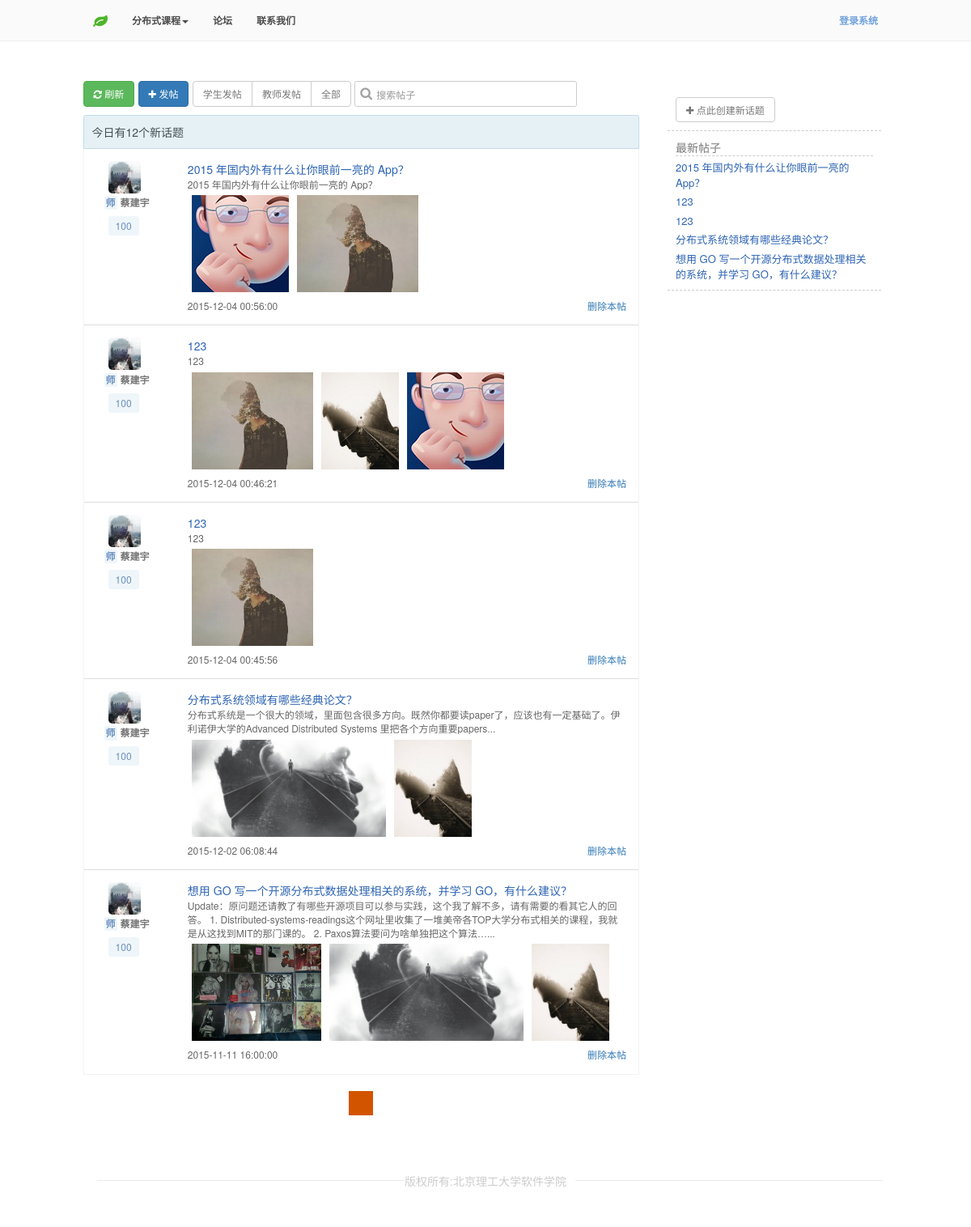
/forum.php, run on the app's committed database.
### tables this page shows
CREATE TABLE `post` (
  `id` int(10) NOT NULL COMMENT '帖子的唯一标识',
  `title` varchar(50) NOT NULL COMMENT '帖子的标题',
  `context` varchar(800) NOT NULL COMMENT '帖子的内容',
  `release_time` timestamp NOT NULL DEFAULT CURRENT_TIMESTAMP COMMENT '发帖的时间',
  `release_people` int(10) NOT NULL COMMENT '发帖人id',
  `imgs` varchar(255) NOT NULL
);

CREATE TABLE `user` (
  `id` int(11) NOT NULL,
  `username` varchar(32) NOT NULL,
  `password` varbinary(64) NOT NULL,
  `salt` varbinary(32) NOT NULL,
  `name` varchar(50) NOT NULL,
  `joined` datetime NOT NULL,
  `portraits` varchar(255) NOT NULL,
  `group` char(1) NOT NULL
);

### class/DB.php (called while the page is built, shortened)
<?php
class DB{
	private static $_instance = null;
	private $_results,
	        $_pdo,
		    $_query,
		    $_error = false,
		    $_count = 0;
	private function __construct(){
		try{
		   $this->_pdo = new  PDO('mysql:host=' . Config::get('mysql/host') . ';dbname=' . Config::get('mysql/db') ,Config::get('mysql/username'), Config::get('mysql/password'));
           $this->_pdo ->exec("SET names UTF8");
		}catch(PDOException $e){
			die($e->getMessage());
		}
	}
	public static function getInstance(){
		if(isset(self::$_instance)===false){
			self::$_instance = new DB();
		}
		return self::$_instance;
	}
	public function query($sql, $params = array()){
		$this -> _error = false;
		$this -> _count = 0;
		if($this-> _query = $this -> _pdo->prepare($sql)) {
			$x=1;
			if(count($params)){
				foreach ($params as $param) {
					$this -> _query ->bindValue($x, $param);
					$x++;
				}
			}
			if($this -> _query -> execute()){
				$this-> _results = $this-> _query->fetchAll(PDO::FETCH_OBJ);
				$this -> _count = $this -> _query -> rowCount();
			}else{
				$this -> _error = true;
			}
		}
		return $this;
	}
	public function action($action, $table, $where = array()){
		if(count($where)===3){
			$operators = array('=','>','<','>=','<=','like');
			$field        =  $where[0];
			$operator   =  $where[1];
			$value      =  $where[2];
			if(in_array($operator, $operators)){
				$sql = "{$action} from {$table} where {$field} {$operator} ?";
				if(!$this -> query ($sql , array($value))->error()){
					return $this;
				}
			}
		}
		return false;
	}
	public function get($table,$where = ''){
		return $this -> action('select * ', $table ,$where);
	}
	public function getLimitOrderby($table, $limit, $orderBy, $orderType) {
        $sql = 'select * from '.$table.' ORDER BY '.$orderBy.' '.$orderType.' LIMIT '.$limit;
        if ($this->query($sql)) {
            return $this;
        }
        else {
            return false;
        }
	}
	public function error(){
		return $this -> _error;
	}
	public function count(){
		return $this -> _count;
	}
	public function results(){
		return $this -> _results;
	}
	public function first(){
		return $this -> _results[0];
	}
}

### class/post.php (called while the page is built, shortened)
<?php
	class Post{
		private $_db,
				$_data,
				$_postReplys;
		public function __construct(){
			$this->_db = DB::getInstance();
		}
        public function findLimitOrder($limit,$orderBy,$orderType){
            $data = $this->_db->getLimitOrderby("post", $limit, $orderBy, $orderType);
            if ($data->count()) {
                $this->_data = $data->results();
                return $this;
            }else return false;
        }
        public function data(){
        	return $this->_data;
        }
	}
?>

### class/Config.php (called while the page is built)
<?php
class Config{
	public static function get ($path = null){
		if($path){
			$config = $GLOBALS['config'];
			$path = explode('/', $path);
			foreach ($path as $bit) {
				if(isset($config[$bit])){
					$config = $config[$bit];
				}
			}
			return $config;
		}
		return false;
	}
}

### class/User.php (called while the page is built, shortened)
<?php
        class User {
            protected $_db,
                    $_data,
                    $_sessionName,
                    $_cookieName,
                    $_tableName,
                    $_isLoggedIn;
            public function __construct($user = null) {
                $this->_db = DB::getInstance();
            }
            public function find($user = null) {
                if ($user) {
                    $field = (is_numeric($user)) ? 'id' : 'username';
                    $data = $this->_db->get('user', array($field, '=', $user));
                    if ($data->count()) {
                        $this->_data = $data->first();
                        return $this;
                    }
                }
                return false;
            }
            public function data() {
                return $this->_data;
            }
        }

### forum.php (the view, shortened to what this page needs)
<?php
include "includes/header.php";
$post = new Post();
if(Input::exists('get'))
{
	$param = Input::get('key');
	echo "<script>var searchcontent='".$param."'</script>";
	$arr = explode(' ',$param);
	$post = $post->findWhereLikeLimitOrder($arr,'0,10','release_time','DESC');
}
else $post = $post->findLimitOrder('0,10','release_time','DESC');
if($post) $postData = $post->data();
?>
<link rel="stylesheet" type="text/css" href="css/forum.css">
<div class="main">
	<div class="row show-grid">
      <div class="col-md-7 col-md-offset-1">
      	<div class="tools">
      		<button class="btn btn-success">
      			<i class="fa fa-refresh"></i>
      			刷新
      		</button>
      		<button class="btn btn-smaller btn-primary new">
	      		<i class="fa fa-plus"></i>
	      		<span>发帖</span>
	      	</button>
      		<div class="btn-group" role="group" aria-label="...">
			  <button type="button" class="btn btn-default">学生发帖</button>
			  <button type="button" class="btn btn-default">教师发帖</button>
			  <button type="button" class="btn btn-default">全部</button>
			</div>
			<div class="input-group forum-search">
			      <i class="fa fa-search"></i>
			      <input type="text" class="form-control input-sm" placeholder="搜索帖子" id="search" aria-describedby="basic-addon1">
			</div>
      	</div>
		<h6>今日有<span>12</span>个新话题
		</h6>
      	<table class="table forum-table">
		<tbody>
		<?php
			if(isset($postData)&&$postData)foreach ($postData as $key => $value) {
				$sender = $user->find($value->release_people)->data()->name;
				$senderPortrait = $user->find($value->release_people)->data()->portraits;
				if($value->imgs!=''){
					$imgArray = explode("|", $value->imgs);
				}else{
					$imgArray = false;
				}
		?>
			<tr class="row">
				<td >
					<div class="col-md-2 forum-head-img ">
                            <img src=<?php echo Config::get('images/portraits').$senderPortrait;?>>
                            <span class="teacher">师</span><a class="name"><?php echo $sender;?></a>
                            <span class="reply-num">100</span>
                    </div>
                </td>
				<td class="col-md-10"><a class='title' href=<?php echo "post.php?postId=".$value->id;?>><?php echo $value->title?></a>
				<p><?php echo $value->context;?> </p>
				<div class="imgs">
					<ul>
						<li>
							<?php
								if($imgArray)foreach ($imgArray as $key1 => $value1) {
									echo "<img src=".Config::get('images/post').$value1.">";
								}
							?>
						</li>
					</ul>
				</div>
				<div>
					<span class="pull-left"><?php echo $value->release_time;?></span>
					<span class="pull-right"><a href=<?php echo "deletePost.php?postId=".$value->id?>>删除本帖</a></span>
				</div>
				</td>
			</tr>
		<?php
			}
		?>
		</tbody>
		</table>
		<div class="sk-spinner sk-spinner-rotating-plane"></div>
      </div>
      <div class="right col-md-3"  >
      	<div id="affix-right" class="affix">
	      	<div class="section">
	      	<a href="newPost.php" class="btn btn-smaller btn-default new">
	      		<i class="fa fa-plus"></i>
	      		<span>点此创建新话题</span>
	      	</a>
	      	</div>
	      	<div class="section">
	      		<b>最新帖子</b>
		      		<ul class="new-post">
		      		<?php
						$newPost = $post->findLimitOrder('0,10','release_time','DESC');
						if($newPost) $newPostData = $newPost->data();
						if($newPostData)foreach ($newPostData as $key => $value) {
		      		?>
		      			<li><a class='title' href=<?php echo "post.php?postId=".$value->id;?>><?php echo $value->title?></a></li>
		      		<?php
		      		}
		      		?>
		      		</ul>
	      	</div>
      	</div>
      </div>
    </div>
</div>
<?php
include "includes/footer.php"
?>

### css/custom.css (style rules this page uses)
* { font-family: "微软雅黑"; font-family: "Helvetica Neue", Helvetica, Arial, sans-serif; font-weight: normal; margin:0; padding:0; }
html,body { margin: 0 !important; padding: 0 !important; position: relative; overflow-x: hidden; color:#777; }
.main { margin-top: 100px; min-height: 400px; }
html, body, div, span, object, iframe, p, blockquote, pre, a, abbr, acronym, address, big, cite, code, del, dfn, em, img, ins, kbd, q, s, samp, small, strike, strong, sub, sup, tt, var, b, u, i, center, dl, dt, dd, ol, ul, li, fieldset, form, label, legend, table, caption, tbody, tfoot, thead, tr, th, td, article, aside, canvas, details, embed, figure, figcaption, footer, header, hgroup, menu, nav, output, ruby, section, summary, time, mark, audio, video, h1, h2, h3, h4, h5, h6 { margin: 0; padding: 0; border: 0; outline: 0; font-size: 100%; vertical-align: baseline; background: transparent; }
textarea, input[type="text"], input[type="password"], input[type="datetime"], input[type="datetime-local"], input[type="date"], input[type="month"], input[type="time"], input[type="week"], input[type="number"], input[type="email"], input[type="url"], input[type="search"], input[type="tel"], input[type="color"] { -webkit-border-radius: 0 !important; -moz-border-radius: 0 !important; border-radius: 3px !important; border-width: 1px; color: #858585; background-color: #fff; border:1px solid #ccc ; -webkit-box-shadow: -webkit-box-shadow: 0 0 4px rgba(221, 216, 216, 0.74), 0 0 0px 1002px #FCFCFC inset !important; -moz-box-shadow: -moz-box-shadow: 0 0 4px rgba(221, 216, 216, 0.74), 0 0 0px 1002px #FCFCFC inset !important; box-shadow: box-shadow: 0 0 4px rgba(221, 216, 216, 0.74), 0 0 0px 1002px #FCFCFC inset !important; -webkit-transition-duration: .1s; -moz-transition-duration: .1s; -o-transition-duration: .1s; transition-duration: .1s; width: 100% !important; }
.form-control { -webkit-box-shadow: -webkit-box-shadow: 0 0 4px rgba(221, 216, 216, 0.74), 0 0 0px 1002px #FCFCFC inset !important; -moz-box-shadow: -moz-box-shadow: 0 0 4px rgba(221, 216, 216, 0.74), 0 0 0px 1002px #FCFCFC inset !important; box-shadow: box-shadow: 0 0 4px rgba(221, 216, 216, 0.74), 0 0 0px 1002px #FCFCFC inset !important; }
.btn { font-size: 12px; }
.btn-default { color:#777; }

### css/loader.css (style rules this page uses)
.sk-spinner-rotating-plane.sk-spinner { width: 30px; height: 30px; background-color:#d35400; margin: 20px auto; -webkit-animation: sk-rotatePlane 1.2s infinite ease-in-out; animation: sk-rotatePlane 1.2s infinite ease-in-out; }

### data on the page
post: release_people.portraits (picture), release_people.name "蔡建宇", title "2015 年国内外有什么让你眼前一亮的 App？", context "2015 年国内外有什么让你眼前一亮的 App？", release_time "2015-12-04 00:56:00"
post: release_people.portraits (picture), release_people.name "蔡建宇", title "123", context "123", release_time "2015-12-04 00:46:21"
post: release_people.portraits (picture), release_people.name "蔡建宇", title "123", context "123", imgs (picture), release_time "2015-12-04 00:45:56"
post: release_people.portraits (picture), release_people.name "蔡建宇", title "分布式系统领域有哪些经典论文？", context "分布式系统是一个很大的领域，里面包含很多方向。既然你都要读paper了，应该也有一定基础了。伊利诺伊大学的Advanced Distributed Systems 里把各个方向重要papers...", release_time "2015-12-02 06:08:44"
post: release_people.portraits (picture), release_people.name "蔡建宇", title "想用 GO 写一个开源分布式数据处理相关的系统，并学习 GO，有什么建议？", context "Update：原问题还请教了有哪些开源项目可以参与实践，这个我了解不多，请有需要的看其它人的回答。 1. Distributed-systems-readings这个网址里收集了一堆美帝各TOP大学分布式相关的课程，我就是从这找到MIT的那门课的。 2. Paxos算法要问为啥单独把这个算法…...", release_time "2015-11-11 16:00:00"
